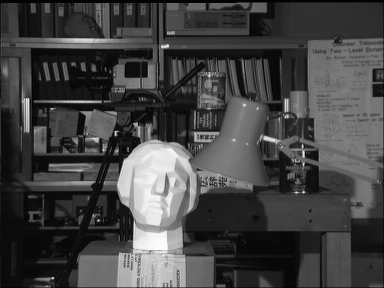
%> input picture Depth Detection/tsukuba_l.png, 384 x 288 px
$ octave depthDetectionUsingSSD.m   (GNU Octave 9; MATLAB toolbox functions it lacks are replaced by stand-ins)
%> lines starting %> are read from the running program, lines starting %| are printed output that depends on the picture
windowSize = 7;
cost = [];
I_L = padarray(imread('tsukuba_l.png'),[floor(windowSize/2) floor(windowSize/2)]);
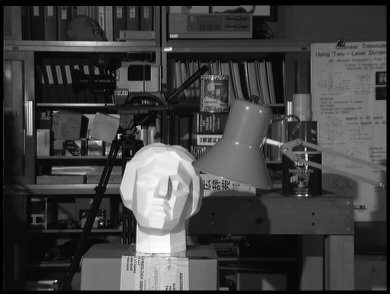
%> I_L: size 294x390 uint8; min 0, max 252, mean 65.2
I_R = padarray(imread('tsukuba_r.png'),[floor(windowSize/2) floor(windowSize/2)]);
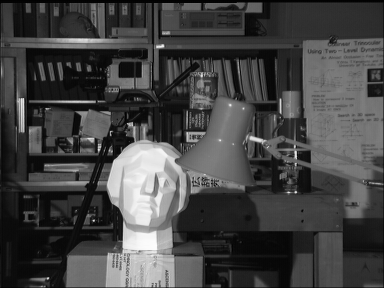
%> input picture Depth Detection/tsukuba_r.png, 384 x 288 px
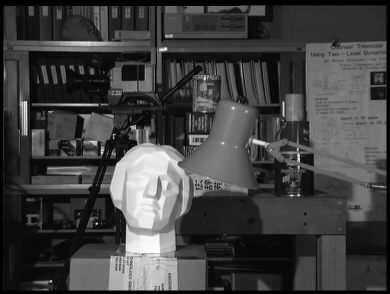
%> I_R: size 294x390 uint8; min 0, max 253, mean 65.6
for i = 1:windowSize:size(I_L,1)-windowSize+1
    i
   for j = 1:windowSize:size(I_L,2)-windowSize+1
        for k = 1:size(I_L,2)-windowSize+1
                cost(k) = sum(sum((double(I_L(i:i+windowSize-1,j:j+windowSize-1))-double(I_R(i:i+windowSize-1,k:k+windowSize-1))).^2));
        end
        [a,m] = min(cost);
         if abs(j-m)<30
            diss(i:i+windowSize-1,j:j+windowSize-1) = abs(j-m);
         else
             diss(i:i+windowSize-1,j:j+windowSize-1) = 0;
         end
   end
end
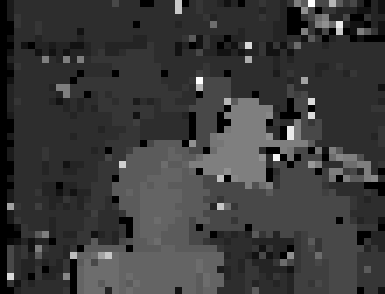
%> diss: size 294x385 double; min 0, max 28, mean 6.5; drawn with min black and max white
%> after the loop, cost = 384 values, max 304951 at index 148, min 104 at index 377, mean 66361.4
figure;imagesc(uint8(diss*255/max(max(diss))));colormap(gray);axis image;
